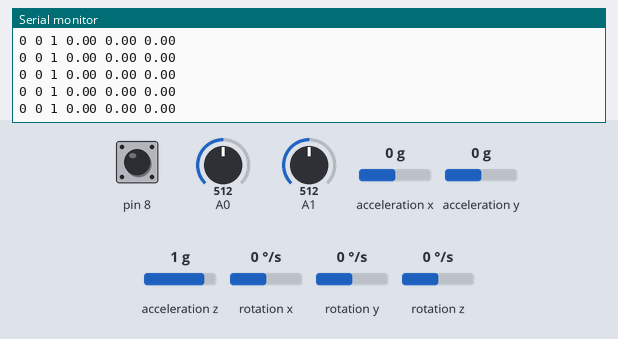
Recording of a sketch running on a simulated Arduino Uno, built with avr-gcc and run on an emulated ATmega328P. Parts: the last lines printed to the serial monitor. Inputs (shaded band) come from the test bench; at power-on: acceleration x 0 g, A0 = 512, A1 = 512, pin 8 HIGH, acceleration y 0 g, acceleration z 1 g, rotation x 0 °/s, rotation y 0 °/s, rotation z 0 °/s.

Above: at 1.2 s.
1.3 s: acceleration x set to -1.4 g
At 1.31 s:
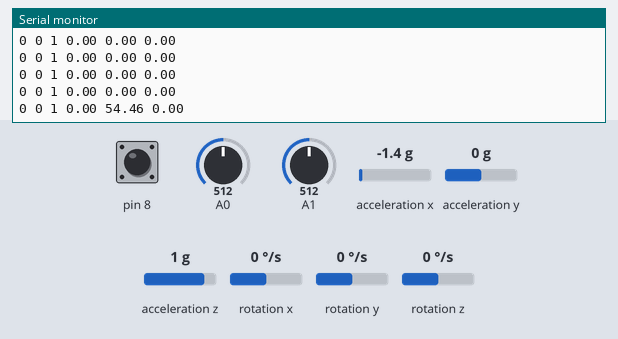
2.8 s: A0 set to 290
At 2.83 s:
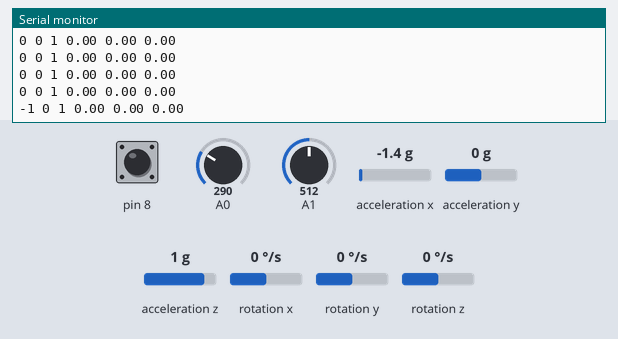
4.3 s: A1 set to 290
At 4.34 s:
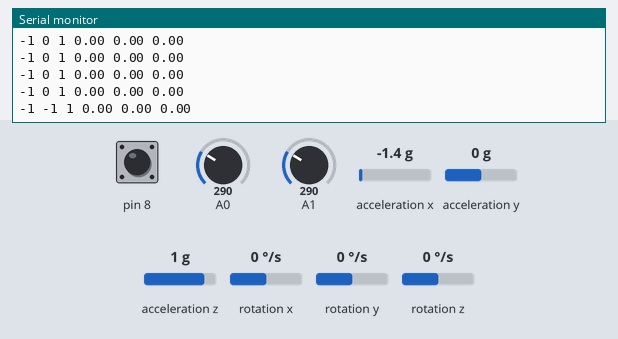
7.3 s: pin 8 pulled LOW for 0.15 s
At 7.32 s:
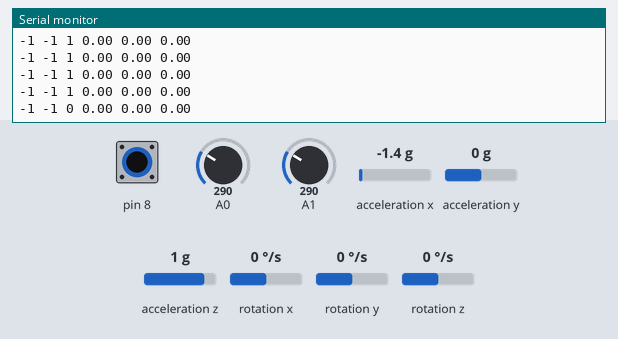
8.9 s: acceleration y set to -1.4 g
At 8.94 s:
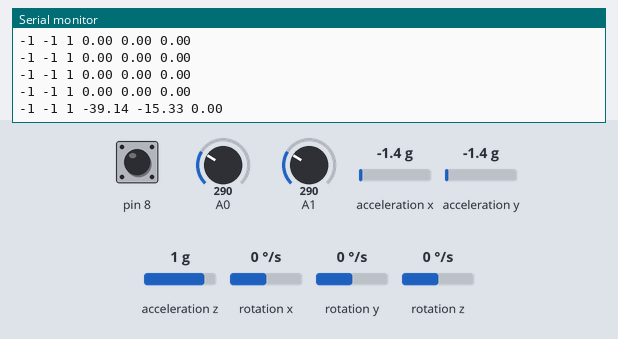
11.9 s: acceleration z set to -1.4 g
At 11.92 s:
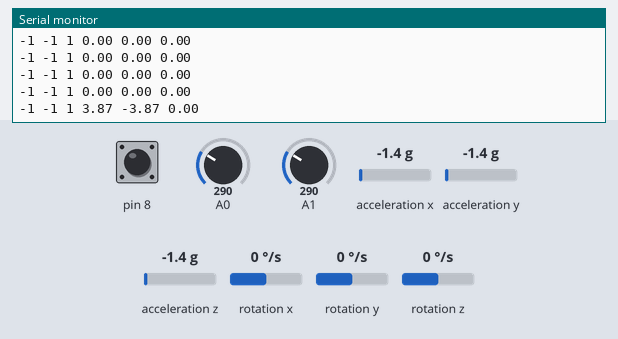
Timing chart, 0 to 14.4 s (numbered marks = the images above; inputs shaded):
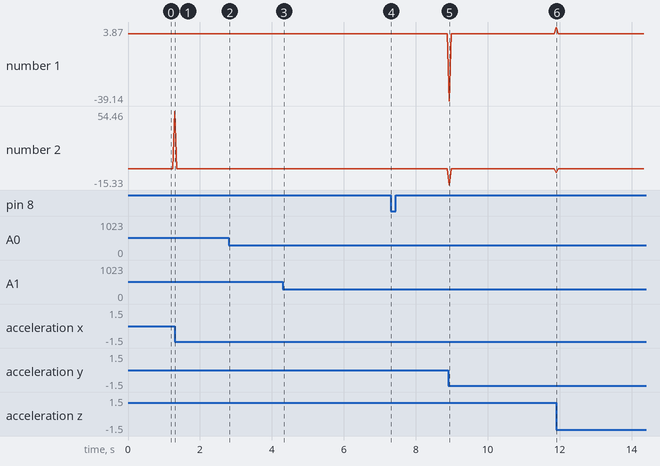

Measured:
- after the input at 1.3 s, the serial monitor: prints a new line at once (image 1)
- after the input at 2.8 s, the serial monitor: prints a new line at once (image 2)
- after the input at 4.3 s, the serial monitor: prints a new line at once (image 3)
- after the input at 7.3 s, the serial monitor: prints a new line at once (image 4)
- after the input at 8.9 s, the serial monitor: prints a new line at once (image 5)
- after the input at 11.9 s, the serial monitor: prints a new line at once (image 6)

The sketch:

mpu6050_joystick.ino
```cpp
#include <MPU6050_tockn.h>
#include <Wire.h>

MPU6050 mpu(Wire);

float bx = 0.0;
float by = 0.0;
float bz = 0.0;

void setup() {
  Serial.begin(19200);
  Wire.begin();
  mpu.begin();

  //평균값 구하는 코드, 초기값 구하면 초기값 입력
  //mpu.setGyroOffsets(-0.57,1.31,1.49);
  mpu.setGyroOffsets(true);

  //초기값 구하기
  bx = mpu.getAngleX();
  by = mpu.getAngleY();
  bz = mpu.getAngleZ();

  pinMode(8,INPUT_PULLUP);
}

void loop() {
  mpu.update();

  if(analogRead(A0)>=800)Serial.print(1);
  else if(analogRead(A0)<=300)Serial.print(-1);
  else Serial.print(0);
  Serial.print(" ");

  if(analogRead(A1)>=800)Serial.print(1);
  else if(analogRead(A1)<=300)Serial.print(-1);
  else Serial.print(0);
  Serial.print(" ");

  //조이스틱 버튼
  Serial.print(digitalRead(8));
  Serial.print(" ");

  //현재 각속도 불러오기
  float ax = mpu.getAngleX();
  float ay = mpu.getAngleY();
  float az = mpu.getAngleZ();

  //50ms 전 각속도 - 현재 각속도
  float x = ax - bx;
  float y = ay - by;
  float z = az - bz;

  //이전 각속도 초기화
  bx = mpu.getAngleX();
  by = mpu.getAngleY();
  bz = mpu.getAngleZ();

  Serial.print(x);
  Serial.print(" ");
  Serial.print(y);
  Serial.print(" ");
  Serial.print(z);
  Serial.println();

  delay(50);
}
```
